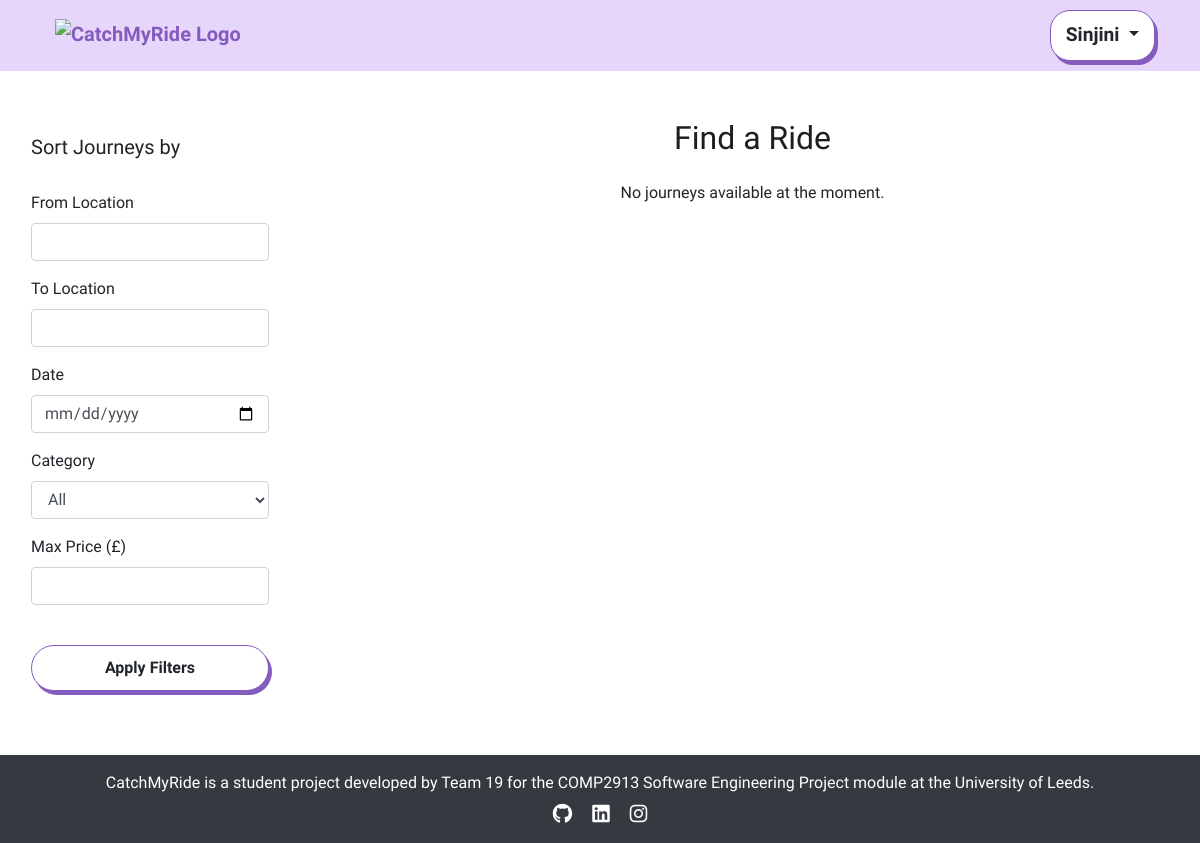
/view_journeys (signed in), run on an earlier commit of the app's database.
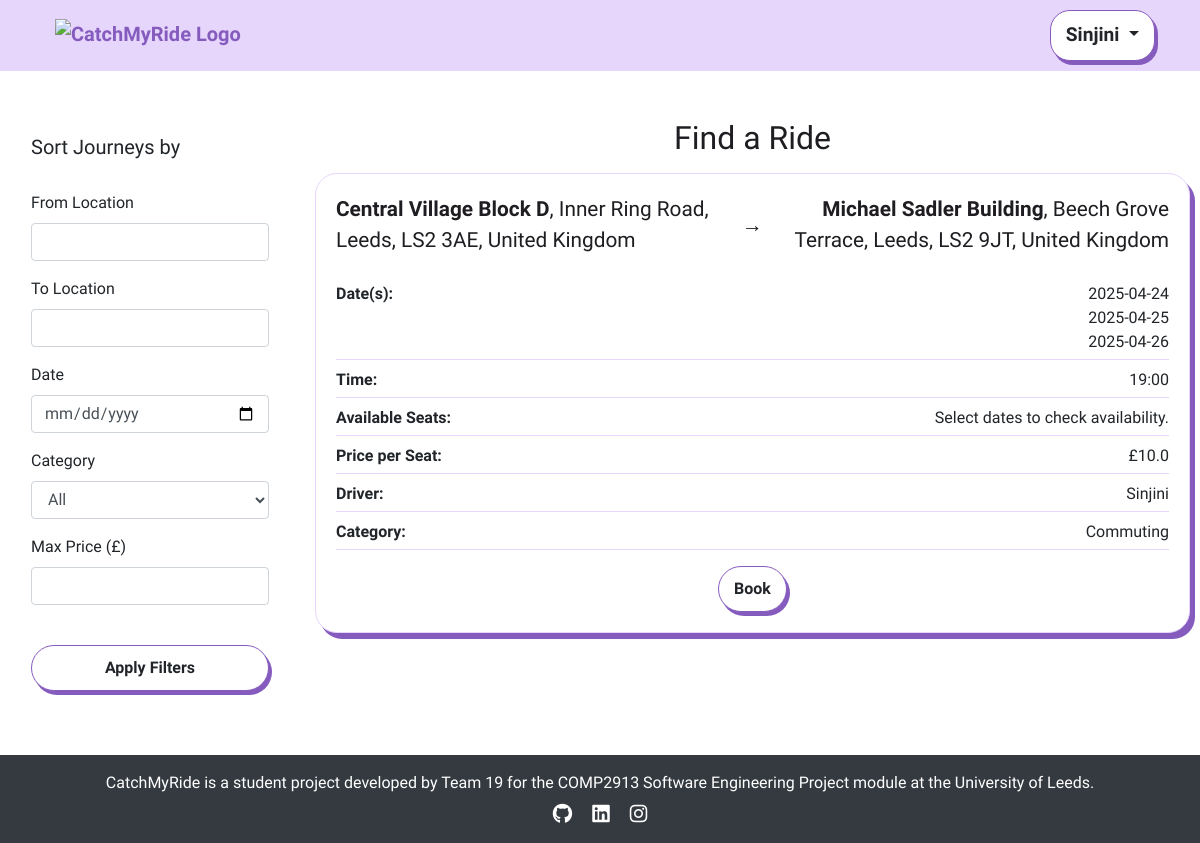
And on a later commit of the database.
### app/models.py (models this page shows, shortened)
class User(db.Model, UserMixin):
    id = db.Column(db.Integer, primary_key=True)
    username = db.Column(db.String(100), unique=True, nullable=False)
    email = db.Column(db.String(150), unique=True, nullable=False)
    password_hash = db.Column(db.String(200), nullable=False)
    is_active = db.Column(db.Boolean, default=True) # to check if the user activation (user authentication)
    is_manager = db.Column(db.Boolean, default=False)
    published_rides = db.relationship('publish_ride', backref='driver', lazy=True)
    booked_rides = db.relationship('publish_ride', secondary=passenger_rides, backref='passengers')

class publish_ride(db.Model):
    id = db.Column(db.Integer, primary_key=True)
    driver_id = db.Column(db.Integer, db.ForeignKey('user.id'), nullable=False)
    driver_name = db.Column(db.String(100), nullable=False)  # Added Driver Name
    from_location = db.Column(db.String(200), nullable=False)
    to_location = db.Column(db.String(200), nullable=False)
    date_time = db.Column(db.DateTime, nullable=True)  # Now optional
    available_seats_per_date = db.Column(db.JSON, nullable=True)
    price_per_seat = db.Column(db.Float, nullable=False)
    category = db.Column(db.String(50), nullable=False)
    recurrence_dates = db.Column(db.String(255), nullable=True)
    commute_times = db.Column(db.String(255), nullable=True)  # Stores commute time slots
    is_available = db.Column(db.Boolean, default=True)
    status = db.Column(db.String(20), default="Booked")

### app/views.py (the view)
@app.route('/view_journeys')
def view_journeys():
    london = pytz.timezone("Europe/London")
    aware_now = datetime.now(london)
    now = aware_now.replace(tzinfo=None)
    db.session.commit()
    db.session.expire_all()
    journeys = []
    for ride in publish_ride.query.all():
        if ride.category == "one-time" and ride.date_time < now:
            continue  # Skip past one-time rides
        try:
            seat_data = json.loads(ride.available_seats_per_date) if ride.available_seats_per_date else {}
        except (json.JSONDecodeError, TypeError):
            seat_data = {}
        if ride.category == "commuting":
            filtered_seats = {}
            commute_times = []
            try:
                commute_times = [datetime.strptime(t.strip(), "%H:%M").time() for t in ride.commute_times.split(",") if t.strip()]
            except Exception as e:
                print(f"error: Failed to parse commute_times: {ride.commute_times} — {e}")
            earliest_time = min(commute_times) if commute_times else time(0, 0)
            for date, seats in seat_data.items():
                try:
                    dt = datetime.combine(datetime.strptime(date, "%Y-%m-%d").date(), earliest_time)
                    if dt >= now:
                        filtered_seats[date] = seats
                except Exception as e:
                    print(f"error: Could not parse datetime for {date}: {e}")
            seat_data = filtered_seats
        ride.seat_tracking = seat_data
        journeys.append(ride)
        journeys = [
            journey for journey in journeys
            if journey.seat_tracking and any(seats > 0 for seats in journey.seat_tracking.values())
        ]
    booked_journey_ids = set()
    if current_user.is_authenticated:
        booked_journey_ids = {booking.ride_id for booking in book_ride.query.filter_by(user_id=current_user.id).all()}
    for journey in journeys:
        journey.user_has_booked = journey.id in booked_journey_ids
    return render_template('view_journeys.html', journeys=journeys, user=current_user)

### app/templates/view_journeys.html (shortened to what this page needs)
{% extends "base.html" %}
{% block content %}
<div class="container-fluid my-5">
    <div class="row">
        <div class="col-md-3">
            <div class="filter-sidebar p-3">
                <h5>Sort Journeys by</h5>
                <br>
                <form id="journeyFilters">
                    <div class="mb-3">
                        <label for="filterFrom" class="form-label">From Location</label>
                        <input type="text" class="form-control" id="filterFrom">
                    </div>
                    <div class="mb-3">
                        <label for="filterTo" class="form-label">To Location</label>
                        <input type="text" class="form-control" id="filterTo">
                    </div>
                    <div class="mb-3">
                        <label for="filterDate" class="form-label">Date</label>
                        <input type="date" class="form-control" id="filterDate">
                    </div>
                    <div class="mb-3">
                        <label for="filterCategory" class="form-label">Category</label>
                        <select class="form-control" id="filterCategory">
                            <option value="">All</option>
                        </select>
                    </div>
                    <div class="mb-3">
                        <label for="filterPrice" class="form-label">Max Price (£)</label>
                        <input type="number" class="form-control" id="filterPrice">
                    </div>
                    <br>
                    <button type="button" id="applyFilters" class="btn btn-base btn-one w-100">Apply Filters</button>
                </form>
            </div>
        </div>
        <div class="col-md-9 card-list-container">
            <h2 class="text-center mb-3">Find a Ride</h2>
            {% if journeys %}
                <div class="row">
                    {% for journey in journeys %}
                        <div class="col-12 mb-4">
                            <div class="card">
                                <div class="card-body">
                                    <div class="journey-title-container">
                                        <div class="from">
                                            <strong>{{ journey.from_location.split(',')[0] }}</strong>{{ journey.from_location.replace(journey.from_location.split(',')[0], '') }}
                                        </div>
                                        <div class="arrow">→</div>
                                        <div class="to">
                                            <strong>{{ journey.to_location.split(',')[0] }}</strong>{{ journey.to_location.replace(journey.to_location.split(',')[0], '') }}
                                        </div>
                                    </div>
                                    <div class="journey-details">
                                        <div class="detail-item">
                                            <span class="detail-heading">Date(s):</span>
                                            {% if journey.category == "one-time" %}
                                                <span>{{ journey.date_time.strftime('%Y-%m-%d') }}</span>
                                            {% elif journey.category == "commuting" %}
                                                <ul class="date-list">
                                                    {% for date in journey.seat_tracking.keys() | sort %}
                                                    <li>{{ date }}</li>
                                                    {% endfor %}
                                                </ul>
                                            {% endif %}
                                        </div>
                                        <div class="detail-item">
                                            <span class="detail-heading">Time:</span>
                                            {% if journey.category == "one-time" %}
                                                <span>{{ journey.date_time.strftime('%H:%M') }}</span>
                                            {% elif journey.category == "commuting" %}
                                                <span>{{ journey.commute_times | replace(',', ', ') }}</span>
                                            {% endif %}
                                        </div>
                                        <div class="detail-item">
                                            <span class="detail-heading">Available Seats:</span>
                                            {% if journey.category == "one-time" %}
                                                <span>{{ journey.seat_tracking.values() | max if journey.seat_tracking else 0 }}</span>
                                            {% elif journey.category == "commuting" %}
                                                <span>Select dates to check availability.</span>
                                            {% endif %}
                                        </div>
                                        <div class="detail-item">
                                            <span class="detail-heading">Price per Seat:</span>
                                            <span>£{{ journey.price_per_seat }}</span>
                                        </div>
                                        <div class="detail-item">
                                            <span class="detail-heading">Driver:</span>
                                            <span>{{ journey.driver_name }}</span>
                                        </div>
                                        <div class="detail-item">
                                            <span class="detail-heading">Category:</span>
                                            <span>{{ 'One-Time' if journey.category == 'one-time' else 'Commuting' }}</span>
                                        </div>
                                    </div>
                                    <div class="text-center mt-3">
                                        {% if user and journey.user_has_booked %}
                                            {% if journey.category == "one-time" %}
                                                <form action="{{ url_for('book_onetime', ride_id=journey.id) }}" method="get">
                                            {% elif journey.category == "commuting" %}
                                                <form action="{{ url_for('book_commuting', ride_id=journey.id) }}" method="get">
                                            {% endif %}
                                            <button type="submit" class="btn btn-base btn-green">Rebook</button>
                                        </form>
                                        {% else %}
                                            {% if journey.seat_tracking and journey.seat_tracking.values() | max > 0 %}
                                                {% if user.is_authenticated %}
                                                    {% if journey.category == "one-time" %}
                                                        <form action="{{ url_for('book_onetime', ride_id=journey.id) }}" method="get">
                                                    {% elif journey.category == "commuting" %}
                                                        <form action="{{ url_for('book_commuting', ride_id=journey.id) }}" method="get">
                                                    {% endif %}
                                                    <button type="submit" class="btn btn-base btn-one">Book</button>
                                                </form>
                                                {% else %}
                                                    <a href="{{ url_for('login') }}" class="btn btn-base btn-blue" data-bs-target="#loginModal" data-bs-toggle="modal" data-bs-dismiss="modal">Log in to Book</a>
                                                {% endif %}
                                            {% endif %}
                                        {% endif %}
                                    </div>
                                </div>
                            </div>
                        </div>
                    {% endfor %}
                </div>
            {% else %}
                <p class="text-center mt-4">No journeys available at the moment.</p>
            {% endif %}
        </div>
    </div>
</div>
{% endblock %}

### app/templates/base.html (shortened to what this page needs)
<!DOCTYPE html>
<html lang="en">
<head>
    <link rel="stylesheet" href="https://stackpath.bootstrapcdn.com/bootstrap/4.2.1/css/bootstrap.min.css">
    <link rel="stylesheet" href="{{ url_for('static', filename='style.css') }}">
    <link rel="stylesheet" href="https://cdnjs.cloudflare.com/ajax/libs/font-awesome/6.0.0-beta3/css/all.min.css">
    <link href='https://unpkg.com/boxicons@2.1.4/css/boxicons.min.css' rel='stylesheet'>
    <link rel="stylesheet" href="https://cdn.jsdelivr.net/npm/flatpickr/dist/flatpickr.min.css">
    <link rel="stylesheet" href="https://unpkg.com/leaflet/dist/leaflet.css" />
    <link rel="stylesheet" href="https://unpkg.com/leaflet.markercluster/dist/MarkerCluster.css" />
    <link rel="stylesheet" href="https://unpkg.com/leaflet.markercluster/dist/MarkerCluster.Default.css" />
</head>
<body class="{% block body_class %}{% endblock %}">
    <div class="flex-wrapper">
    <nav class="navbar">
        <div class="container navbar-container d-flex align-items-baseline justify-content-between">
            <a class="navbar-brand navbar-logo" href="/" aria-label="Catch My Ride Logo" title="Go to home page">
                <img src="https://res.cloudinary.com/dpar2oaev/image/upload/v1745328859/330533dc-5ec6-4b41-a5c8-143db92afdf2.png"
                     alt="CatchMyRide Logo"
                     class="logo-img">
            </a>
            <div class="dropdown">
                {% if user.is_authenticated %}
                    <button class="btn btn-base btn-profile dropdown-toggle" type="button" id="profileDropdown" data-bs-toggle="dropdown" aria-haspopup="true" aria-expanded="false">
                        {{ user.username }}
                    </button>
                {% endif %}
            </div>
        </div>
    </nav>
    <main>
        {% block content %}{% endblock %}
    </main>
    <footer class="bg-dark text-white text-center py-3 mt-5">
        <div class="container">
            <p class="mb-0">
                CatchMyRide is a student project developed by Team 19 for the COMP2913 Software Engineering Project module at the University of Leeds.
            </p>
            <div class="social-links mt-2">
                <a href="https://github.com/COMP2913-24-25/software-engineering-project-team-19/wiki" class="text-white mx-2"><i class="fa-brands fa-github fa-lg"></i></a>
                <a href="https://www.linkedin.com/school/university-of-leeds/posts/?feedView=all" class="text-white mx-2"><i class="fa-brands fa-linkedin fa-lg"></i></a>
                <a href="https://www.instagram.com/universityofleeds/" class="text-white mx-2"><i class="fa-brands fa-instagram fa-lg"></i></a>
            </div>
        </div>
    </footer>
</body>
</html>

What changed in the data, as far as the page shows it:
now on this page (row edited): publish_ride: from_location "Central Village Block D", from_location.replace ", Inner Ring Road, Leeds, LS2 3AE, United Kingdom", to_location "Michael Sadler Building", to_location.replace ", Beech Grove Terrace, Leeds, LS2 9JT, United Kingdom", sort "2025-04-24" "2025-04-25" "2025-04-26", commute_times "19:00", shows "Select dates to check availability.", price_per_seat "10.0", driver_name "Sinjini", category "Commuting"
Also different on the page:
text no longer shown: "No journeys available at the moment."
